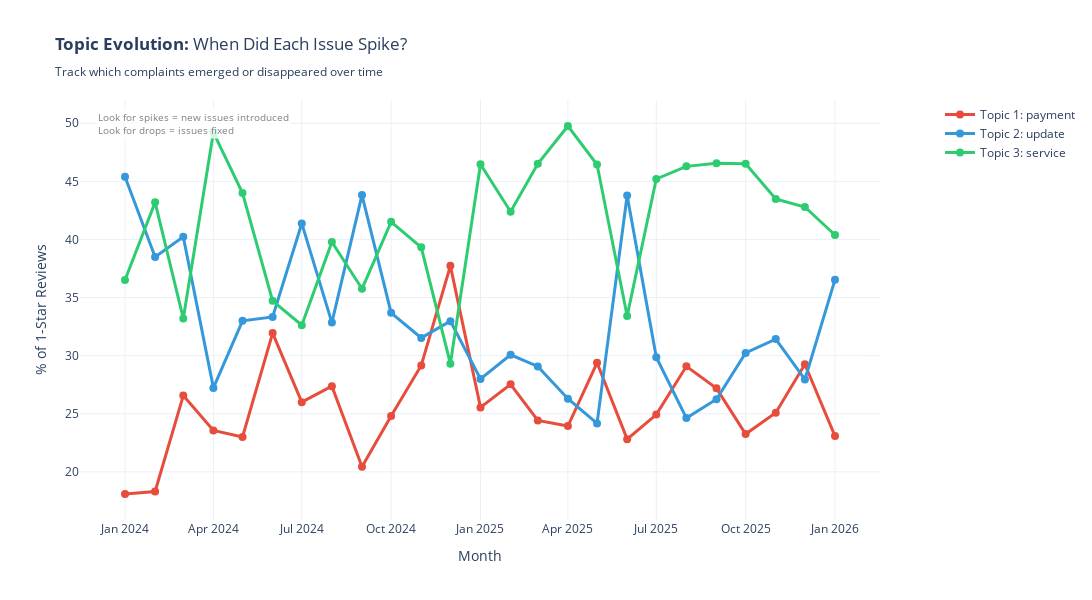

Notebook code for this chart:
### Markdown cell above
## 10. Temporal Topic Evolution
**When did each issue spike?** Track topic prevalence over time

### Code cell
# Track topic evolution over time (monthly)
negative_reviews['month_year'] = negative_reviews['at'].dt.to_period('M')

temporal_topic = negative_reviews.groupby(['month_year', 'dominant_topic']).size().reset_index(name='count')

# Calculate percentage per month
monthly_totals = negative_reviews.groupby('month_year').size()
temporal_topic['total'] = temporal_topic['month_year'].map(monthly_totals)
temporal_topic['percentage'] = (temporal_topic['count'] / temporal_topic['total']) * 100

# Filter for recent period (2024 onwards)
temporal_topic['date'] = temporal_topic['month_year'].dt.to_timestamp()
recent_temporal = temporal_topic[temporal_topic['date'] >= '2024-01-01']

# Create line chart
fig = go.Figure()

colors = ['#e74c3c', '#3498db', '#2ecc71', '#f39c12', '#9b59b6', '#1abc9c', '#34495e', '#e67e22']

for topic_id in range(n_topics_neg):
    topic_data = recent_temporal[recent_temporal['dominant_topic'] == topic_id]
    
    fig.add_trace(go.Scatter(
        x=topic_data['date'],
        y=topic_data['percentage'],
        mode='lines+markers',
        name=f"Topic {topic_id + 1}: {topics_neg[topic_id][0]}",
        line=dict(width=3, color=colors[topic_id % len(colors)]),
        marker=dict(size=8),
        hovertemplate='<b>%{fullData.name}</b><br>Date: %{x|%b %Y}<br>Prevalence: %{y:.1f}%<extra></extra>'
    ))

fig.update_layout(
    title='<b>Topic Evolution:</b> When Did Each Issue Spike?<br>' +
          '<sub>Track which complaints emerged or disappeared over time</sub>',
    xaxis_title='Month',
    yaxis_title='% of 1-Star Reviews',
    height=600,
    width=1200,
    template='plotly_white',
    hovermode='x unified',
    legend=dict(
        orientation="v",
        yanchor="top",
        y=1,
        xanchor="right",
        x=1.25
    )
)

fig.add_annotation(
    text="Look for spikes = new issues introduced<br>Look for drops = issues fixed",
    xref="paper", yref="paper",
    x=0.02, y=0.98,
    showarrow=False,
    font=dict(size=10, color="gray"),
    align="left",
    bgcolor="rgba(255,255,255,0.8)"
)

fig.show()

# Identify biggest spikes
print("="*80)
print("TEMPORAL ANALYSIS: When Did Issues Spike?")
print("="*80)

for topic_id in range(n_topics_neg):
    topic_temporal = recent_temporal[recent_temporal['dominant_topic'] == topic_id].copy()
    if len(topic_temporal) > 0:
        peak_month = topic_temporal.loc[topic_temporal['percentage'].idxmax()]
        
        print(f"\nTOPIC {topic_id + 1}: {', '.join(topics_neg[topic_id][:5])}...")
        print(f"  Peak: {peak_month['date'].strftime('%B %Y')} " + 
              f"({peak_month['percentage']:.1f}% of complaints)")
        print(f"  Volume: {int(peak_month['count'])} reviews")

### Figure 1 — Plotly figure (JSON) as saved in the notebook; plotly's stock layout.template omitted (floating-point values rounded to 4 significant figures)
{"data": [{"hovertemplate": "<b>%{fullData.name}</b><br>Date: %{x|%b %Y}<br>Prevalence: %{y:.1f}%<extra></extra>", "line": {"color": "#e74c3c", "width": 3}, "marker": {"size": 8}, "mode": "lines+markers", "name": "Topic 1: payment", "type": "scatter", "x": ["2024-01-01T00:00:00.000000000", "2024-02-01T00:00:00.000000000", "2024-03-01T00:00:00.000000000", "2024-04-01T00:00:00.000000000", "2024-05-01T00:00:00.000000000", "2024-06-01T00:00:00.000000000", "2024-07-01T00:00:00.000000000", "2024-08-01T00:00:00.000000000", "2024-09-01T00:00:00.000000000", "2024-10-01T00:00:00.000000000", "2024-11-01T00:00:00.000000000", "2024-12-01T00:00:00.000000000", "2025-01-01T00:00:00.000000000", "2025-02-01T00:00:00.000000000", "2025-03-01T00:00:00.000000000", "2025-04-01T00:00:00.000000000", "2025-05-01T00:00:00.000000000", "2025-06-01T00:00:00.000000000", "2025-07-01T00:00:00.000000000", "2025-08-01T00:00:00.000000000", "2025-09-01T00:00:00.000000000", "2025-10-01T00:00:00.000000000", "2025-11-01T00:00:00.000000000", "2025-12-01T00:00:00.000000000", "2026-01-01T00:00:00.000000000"], "y": [18.09, 18.31, 26.56, 23.56, 23.0, 31.94, 25.99, 27.37, 20.43, 24.8, 29.15, 37.73, 25.54, 27.54, 24.42, 23.94, 29.38, 22.81, 24.93, 29.08, 27.19, 23.26, 25.08, 29.26, 23.08]}, {"hovertemplate": "<b>%{fullData.name}</b><br>Date: %{x|%b %Y}<br>Prevalence: %{y:.1f}%<extra></extra>", "line": {"color": "#3498db", "width": 3}, "marker": {"size": 8}, "mode": "lines+markers", "name": "Topic 2: update", "type": "scatter", "x": ["2024-01-01T00:00:00.000000000", "2024-02-01T00:00:00.000000000", "2024-03-01T00:00:00.000000000", "2024-04-01T00:00:00.000000000", "2024-05-01T00:00:00.000000000", "2024-06-01T00:00:00.000000000", "2024-07-01T00:00:00.000000000", "2024-08-01T00:00:00.000000000", "2024-09-01T00:00:00.000000000", "2024-10-01T00:00:00.000000000", "2024-11-01T00:00:00.000000000", "2024-12-01T00:00:00.000000000", "2025-01-01T00:00:00.000000000", "2025-02-01T00:00:00.000000000", "2025-03-01T00:00:00.000000000", "2025-04-01T00:00:00.000000000", "2025-05-01T00:00:00.000000000", "2025-06-01T00:00:00.000000000", "2025-07-01T00:00:00.000000000", "2025-08-01T00:00:00.000000000", "2025-09-01T00:00:00.000000000", "2025-10-01T00:00:00.000000000", "2025-11-01T00:00:00.000000000", "2025-12-01T00:00:00.000000000", "2026-01-01T00:00:00.000000000"], "y": [45.39, 38.5, 40.23, 27.23, 33.0, 33.33, 41.38, 32.85, 43.82, 33.68, 31.53, 32.97, 27.99, 30.07, 29.07, 26.29, 24.17, 43.78, 29.86, 24.63, 26.25, 30.23, 31.43, 27.95, 36.54]}, {"hovertemplate": "<b>%{fullData.name}</b><br>Date: %{x|%b %Y}<br>Prevalence: %{y:.1f}%<extra></extra>", "line": {"color": "#2ecc71", "width": 3}, "marker": {"size": 8}, "mode": "lines+markers", "name": "Topic 3: service", "type": "scatter", "x": ["2024-01-01T00:00:00.000000000", "2024-02-01T00:00:00.000000000", "2024-03-01T00:00:00.000000000", "2024-04-01T00:00:00.000000000", "2024-05-01T00:00:00.000000000", "2024-06-01T00:00:00.000000000", "2024-07-01T00:00:00.000000000", "2024-08-01T00:00:00.000000000", "2024-09-01T00:00:00.000000000", "2024-10-01T00:00:00.000000000", "2024-11-01T00:00:00.000000000", "2024-12-01T00:00:00.000000000", "2025-01-01T00:00:00.000000000", "2025-02-01T00:00:00.000000000", "2025-03-01T00:00:00.000000000", "2025-04-01T00:00:00.000000000", "2025-05-01T00:00:00.000000000", "2025-06-01T00:00:00.000000000", "2025-07-01T00:00:00.000000000", "2025-08-01T00:00:00.000000000", "2025-09-01T00:00:00.000000000", "2025-10-01T00:00:00.000000000", "2025-11-01T00:00:00.000000000", "2025-12-01T00:00:00.000000000", "2026-01-01T00:00:00.000000000"], "y": [36.51, 43.19, 33.2, 49.21, 44.0, 34.72, 32.63, 39.78, 35.75, 41.51, 39.32, 29.3, 46.47, 42.39, 46.51, 49.77, 46.45, 33.41, 45.21, 46.29, 46.56, 46.51, 43.49, 42.79, 40.38]}], "layout": {"annotations": [{"align": "left", "bgcolor": "rgba(255,255,255,0.8)", "font": {"color": "gray", "size": 10}, "showarrow": false, "text": "Look for spikes = new issues introduced<br>Look for drops = issues fixed", "x": 0.02, "xref": "paper", "y": 0.98, "yref": "paper"}], "height": 600, "hovermode": "x unified", "legend": {"orientation": "v", "x": 1.25, "xanchor": "right", "y": 1, "yanchor": "top"}, "title": {"text": "<b>Topic Evolution:</b> When Did Each Issue Spike?<br><sub>Track which complaints emerged or disappeared over time</sub>"}, "width": 1200, "xaxis": {"title": {"text": "Month"}}, "yaxis": {"title": {"text": "% of 1-Star Reviews"}}}}
